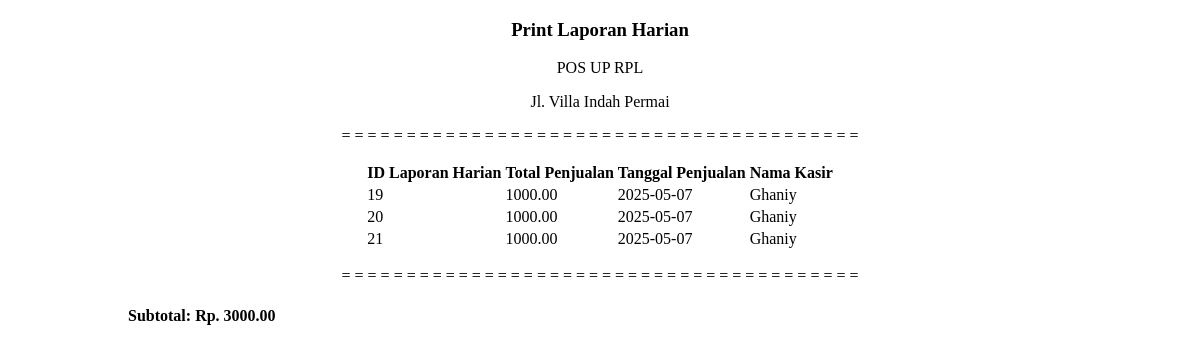
The page /struklaporanharian.php on the database its author committed.
### tables this page shows
CREATE TABLE `laporan_harian` (
  `id_laporan_harian` int(50) NOT NULL,
  `total_penjualan` decimal(10,2) NOT NULL,
  `tanggal_penjualan` date NOT NULL,
  `nama_kasir` varchar(255) NOT NULL,
  `id_user` int(50) NOT NULL
);

### struklaporanharian.php (the view, shortened to what this page needs)
<?php
include 'koneksi.php';
$laporan = "SELECT * FROM laporan_harian";
$perintahlaporan = mysqli_query($koneksi, $laporan);
?>
<!DOCTYPE html>
<html lang="en">
<head>
</head>
<body onload="window.print()">
    <h3>Print Laporan Harian</h3>
    <p>POS UP RPL</p>
    <p>Jl. Villa Indah Permai</p>
    <p>= = = = = = = = = = = = = = = = = = = = = = = = = = = = = = = = = = = = = = = =</p>
    <div class="laporanharian">
        <table>
            <thead>
                <tr>
                    <th>ID Laporan Harian</th>
                    <th>Total Penjualan</th>
                    <th>Tanggal Penjualan</th>
                    <th>Nama Kasir</th>
                </tr>
            </thead>
            <tbody>
                <tr>
                    <?php while ($tampilkanlaporan = mysqli_fetch_assoc($perintahlaporan)) { ?>
                        <td><?= $tampilkanlaporan['id_laporan_harian']; ?></td>
                        <td><?= $tampilkanlaporan['total_penjualan']; ?></td>
                        <td><?= $tampilkanlaporan['tanggal_penjualan']; ?></td>
                        <td><?= $tampilkanlaporan['nama_kasir']; ?></td>
                </tr>
            </tbody>
        <?php } ?>
        </table>
    </div>
    <?php
    $subtotal = "SELECT SUM(total_penjualan) AS total FROM laporan_harian";
    $perintahsub = mysqli_query($koneksi, $subtotal);
    $mintasub = mysqli_fetch_assoc($perintahsub);
    ?>
    <p>= = = = = = = = = = = = = = = = = = = = = = = = = = = = = = = = = = = = = = = =</p>
    <h4>Subtotal: Rp. <?= $mintasub['total'] ?></h4>
</body>
</html>

### struklaporanharian.php (style rules this page uses)
h3 { justify-content: center; display: flex; margin-left: auto; margin-right: auto; }
p { justify-content: center; display: flex; margin-left: auto; margin-right: auto; }
.laporanharian { justify-content: center; display: flex; margin-left: auto; margin-right: auto; }
h4 { display: block; margin-left: 120px; }

### rows shown on the page
laporan_harian: id_laporan_harian "19", total_penjualan "1000.00", tanggal_penjualan "2025-05-07", nama_kasir "Ghaniy"
laporan_harian: id_laporan_harian "20", total_penjualan "1000.00", tanggal_penjualan "2025-05-07", nama_kasir "Ghaniy"
laporan_harian: id_laporan_harian "21", total_penjualan "1000.00", tanggal_penjualan "2025-05-07", nama_kasir "Ghaniy"

### other values the page prints
$mintasub['total'] "3000.00"
